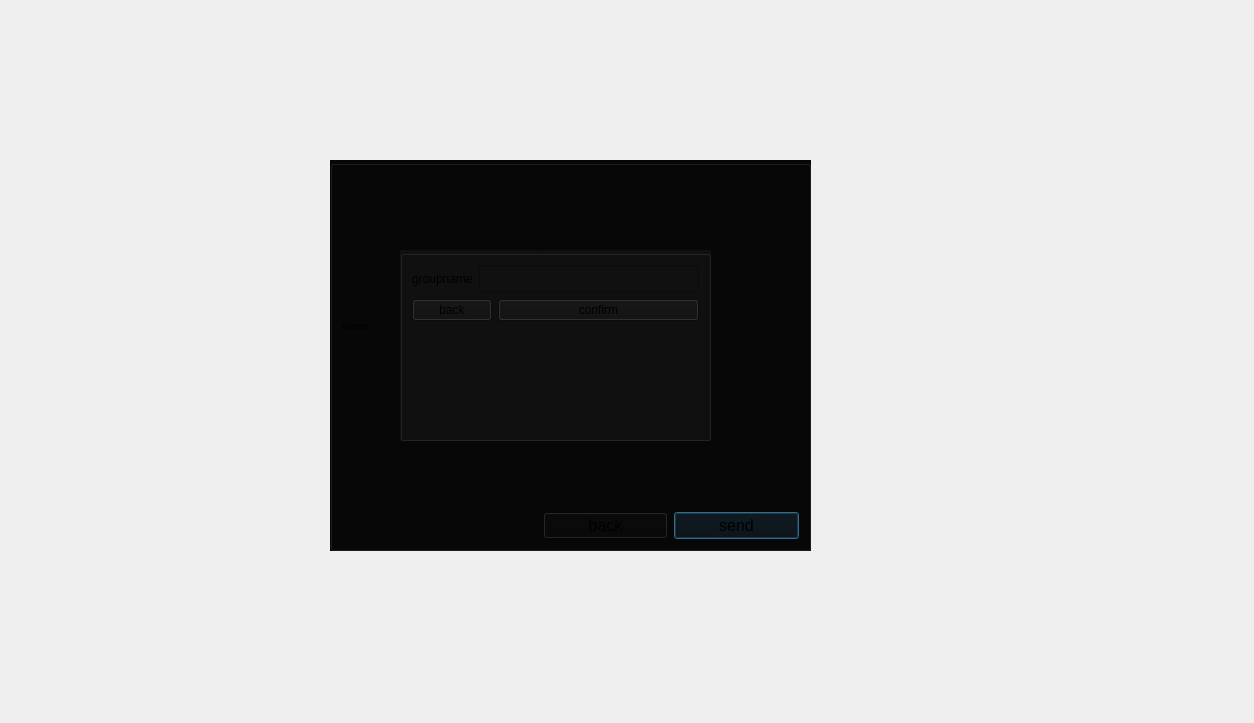
<?xml version="1.0" encoding="UTF-8"?>
<ui version="4.0">
 <class>sendmessagegroup_Dialog</class>
 <widget class="QDialog" name="sendmessagegroup_Dialog">
  <property name="geometry">
   <rect>
    <x>0</x>
    <y>0</y>
    <width>1254</width>
    <height>723</height>
   </rect>
  </property>
  <property name="windowTitle">
   <string>Dialog</string>
  </property>
  <property name="styleSheet">
   <string notr="true">background-image: url(:/Source/@metawalls.jpg);</string>
  </property>
  <widget class="QGroupBox" name="chat_groupBox">
   <property name="geometry">
    <rect>
     <x>330</x>
     <y>160</y>
     <width>481</width>
     <height>391</height>
    </rect>
   </property>
   <property name="styleSheet">
    <string notr="true">background-color: rgb(7, 7, 7);</string>
   </property>
   <property name="title">
    <string/>
   </property>
   <layout class="QGridLayout" name="gridLayout">
    <item row="1" column="1" colspan="2">
     <widget class="QLineEdit" name="send_lineEdit">
      <property name="text">
       <string/>
      </property>
     </widget>
    </item>
    <item row="2" column="2">
     <widget class="QPushButton" name="send_pushButton">
      <property name="font">
       <font>
        <pointsize>12</pointsize>
       </font>
      </property>
      <property name="text">
       <string>send</string>
      </property>
     </widget>
    </item>
    <item row="0" column="1" colspan="2">
     <widget class="QListView" name="massege_listView"/>
    </item>
    <item row="2" column="1">
     <widget class="QPushButton" name="back_chat_pushButton">
      <property name="font">
       <font>
        <pointsize>12</pointsize>
       </font>
      </property>
      <property name="text">
       <string>back</string>
      </property>
     </widget>
    </item>
    <item row="0" column="0">
     <layout class="QHBoxLayout" name="horizontalLayout_2">
      <item>
       <widget class="QLabel" name="name_label">
        <property name="font">
         <font>
          <pointsize>8</pointsize>
         </font>
        </property>
        <property name="text">
         <string>name :</string>
        </property>
       </widget>
      </item>
      <item>
       <widget class="QLineEdit" name="recieved_groupname_lineEdit">
        <property name="font">
         <font>
          <pointsize>8</pointsize>
         </font>
        </property>
       </widget>
      </item>
     </layout>
    </item>
   </layout>
  </widget>
  <widget class="QGroupBox" name="groupname_groupBox">
   <property name="geometry">
    <rect>
     <x>400</x>
     <y>250</y>
     <width>311</width>
     <height>191</height>
    </rect>
   </property>
   <property name="styleSheet">
    <string notr="true">background-color: rgb(16, 16, 16);</string>
   </property>
   <property name="title">
    <string/>
   </property>
   <layout class="QFormLayout" name="formLayout">
    <item row="0" column="0" colspan="2">
     <layout class="QHBoxLayout" name="horizontalLayout">
      <item>
       <widget class="QLabel" name="label">
        <property name="text">
         <string>groupname</string>
        </property>
       </widget>
      </item>
      <item>
       <widget class="QLineEdit" name="groupname_lineEdit">
        <property name="font">
         <font>
          <pointsize>13</pointsize>
         </font>
        </property>
        <property name="text">
         <string/>
        </property>
       </widget>
      </item>
     </layout>
    </item>
    <item row="1" column="0">
     <widget class="QPushButton" name="back_pushButton">
      <property name="text">
       <string>back</string>
      </property>
     </widget>
    </item>
    <item row="1" column="1">
     <widget class="QPushButton" name="confirm_pushButton">
      <property name="text">
       <string>confirm</string>
      </property>
     </widget>
    </item>
   </layout>
  </widget>
 </widget>
 <resources/>
 <connections/>
</ui>
